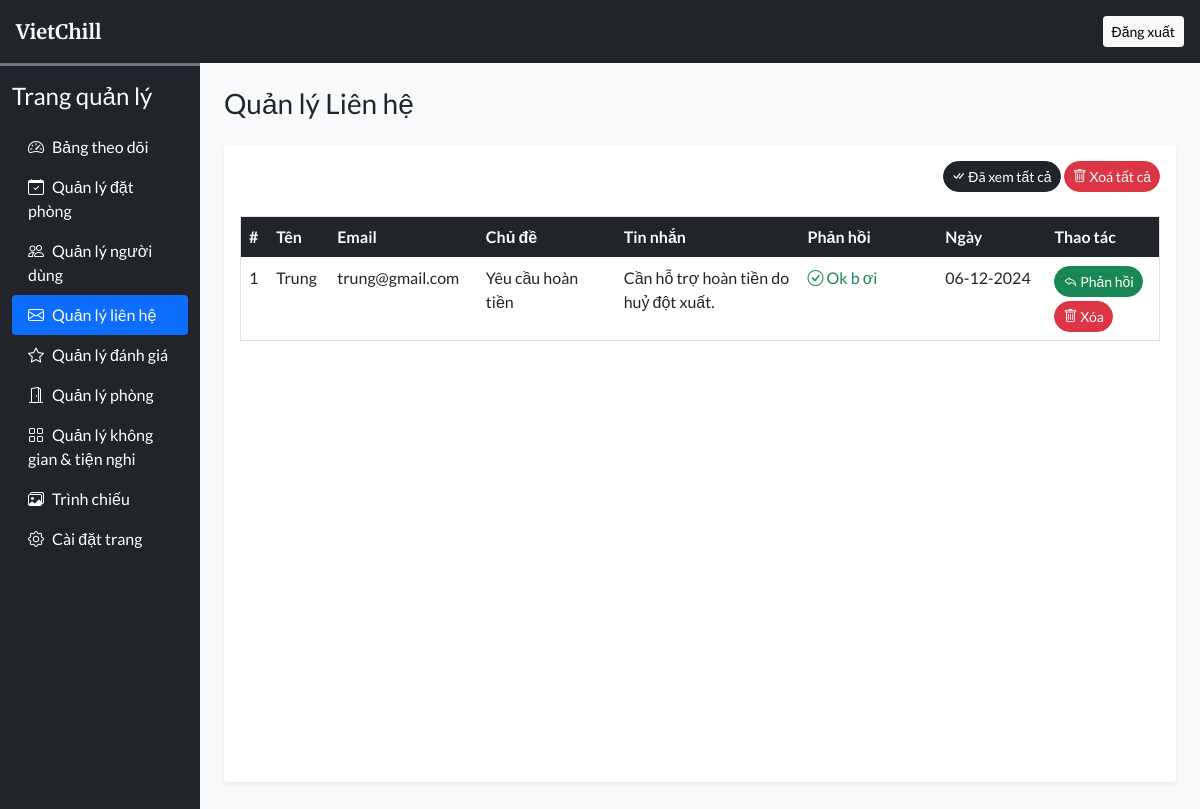
Page /admin/user_queries.php (signed in) on the committed database.
### tables this page shows
CREATE TABLE `user_queries` (
  `sr_no` int(11) NOT NULL,
  `name` varchar(50) NOT NULL,
  `email` varchar(150) NOT NULL,
  `subject` varchar(200) NOT NULL,
  `message` varchar(500) NOT NULL,
  `admin_reply` varchar(500) DEFAULT NULL,
  `datentime` datetime NOT NULL DEFAULT current_timestamp(),
  `seen` tinyint(4) NOT NULL DEFAULT 0
);

### admin/user_queries.php (the view, shortened to what this page needs)
<!DOCTYPE html>
<html lang="vi">
<head>
  <?php require('inc/links.php'); ?>
</head>
<body class="bg-light">
  <?php require('inc/header.php'); ?>
  <div class="container-fluid" id="main-content">
    <div class="row">
      <div class="col-lg-10 ms-auto p-4 overflow-hidden">
        <h3 class="mb-4">Quản lý Liên hệ</h3>
        <div class="card border-0 shadow-sm mb-4">
          <div class="card-body">
            <div class="text-end mb-4">
              <a href="?seen=all" class="btn btn-dark rounded-pill shadow-none btn-sm">
                <i class="bi bi-check-all"></i> Đã xem tất cả
              </a>
              <a href="?del=all" class="btn btn-danger rounded-pill shadow-none btn-sm" onclick="return confirm('Bạn có chắc chắn muốn xoá tất cả liên hệ?')">
                <i class="bi bi-trash"></i> Xoá tất cả
              </a>
            </div>
            <div class="table-responsive-md" style="height: 550px; overflow-y: scroll;">
              <table class="table table-hover border">
                <thead class="sticky-top">
                  <tr class="bg-dark text-light">
                    <th scope="col">#</th>
                    <th scope="col">Tên</th>
                    <th scope="col">Email</th>
                    <th scope="col" width="15%">Chủ đề</th>
                    <th scope="col" width="20%">Tin nhắn</th>
                    <th scope="col" width="15%">Phản hồi</th>
                    <th scope="col">Ngày</th>
                    <th scope="col">Thao tác</th>
                  </tr>
                </thead>
                <tbody>
                  <?php
                    $q = "SELECT * FROM `user_queries` ORDER BY `sr_no` DESC";
                    $data = mysqli_query($con,$q);
                    $i=1;
                    while($row = mysqli_fetch_assoc($data)){
                      $date = date('d-m-Y',strtotime($row['datentime']));
                      $reply_display = '';
                      if(!empty($row['admin_reply'])){
                        $reply_display = "<span class='text-success'><i class='bi bi-check-circle'></i> " . htmlspecialchars($row['admin_reply']) . "</span>";
                      } else {
                        $reply_display = "<span class='text-muted'>Chưa phản hồi</span>";
                      }
                      $actions = '';
                      $actions .= "<button class='btn btn-sm rounded-pill btn-success mb-1' data-bs-toggle='modal' data-bs-target='#replyContactModal' onclick=\"setContactReplyData($row[sr_no], '".addslashes($row['message'])."')\"><i class='bi bi-reply'></i> Phản hồi</button><br>";
                      $actions .= "<a href='?del=$row[sr_no]' class='btn btn-sm rounded-pill btn-danger' onclick=\"return confirm('Xác nhận xóa liên hệ này?')\"><i class='bi bi-trash'></i> Xóa</a>";
                      echo<<<query
                        <tr>
                          <td>$i</td>
                          <td>$row[name]</td>
                          <td>$row[email]</td>
                          <td>$row[subject]</td>
                          <td>$row[message]</td>
                          <td>$reply_display</td>
                          <td>$date</td>
                          <td>$actions</td>
                        </tr>
                      query;
                      $i++;
                    }
                  ?>
                </tbody>
              </table>
            </div>
          </div>
        </div>
      </div>
    </div>
  </div>
</body>
</html>

### admin/css/common.css (style rules this page uses)
:root { --teal: #2ec1ac; --teal_hover: #279e8c; }
* { font-family: 'Lato', sans-serif; }

### rows in the picture
user_queries: name "Trung", email "trung@gmail.com", subject "Yêu cầu hoàn tiền", message "Cần hỗ trợ hoàn tiền do huỷ đột xuất.", admin_reply "Ok b ơi", datentime "06-12-2024"
